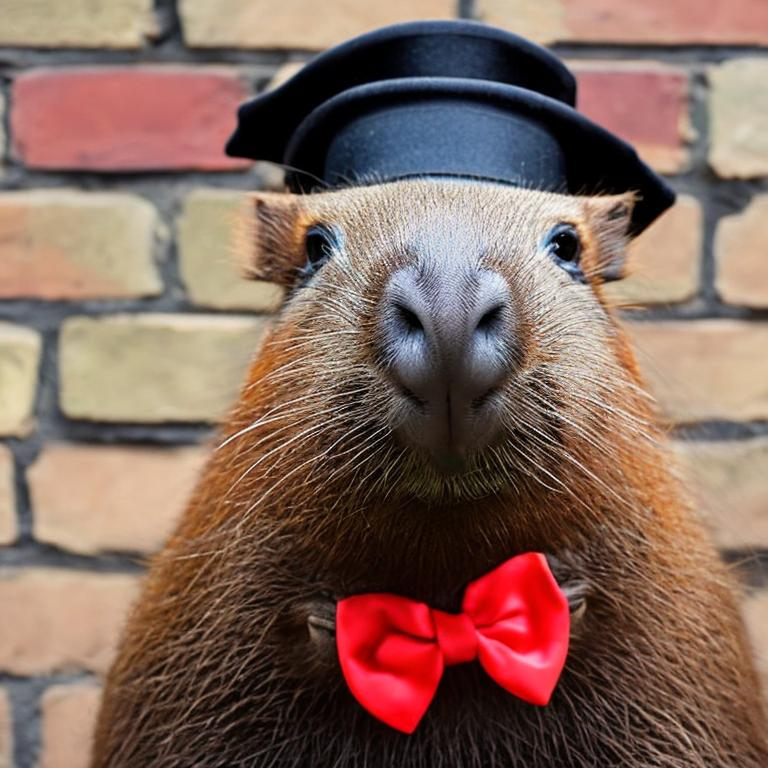
#> input picture Unsupervised/Image Compression SVD/capybara.jpg, 768 x 768 px
$ jupyter execute Image_Compression_SVD.ipynb
#> lines starting #> are read from the running program, lines starting #| are printed output that depends on the picture
# Image Compression with Singular Value Decomposition (SVD)
This notebook demonstrates image compression using SVD on a RGB image

[cell 1]
import numpy as np
import matplotlib.pyplot as plt
from skimage import io, color
from skimage.transform import resize

## Load and Prepare the Image

[cell 2]
path = './capybara.jpg'
image = io.imread(path)
#> image is the input picture: shape (768, 768, 3); mean R, G, B 132.4, 104, 93.3
image = resize(image, (128, 128), anti_aliasing=True)
#> image: shape (128, 128, 3) float64
plt.figure(figsize=(4,4))
plt.imshow(image)
plt.title('Original Image')
plt.axis('off')
plt.show()

## Apply SVD and Compress the Image

[cell 3]
# Perform SVD on each color channel
U_r, S_r, VT_r = np.linalg.svd(image[:, :, 0], full_matrices=False)
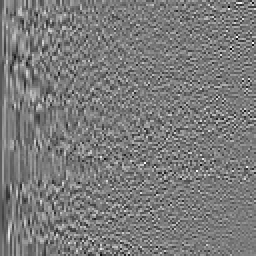
#> U_r: shape (128, 128) float64 (shown 2 times larger); min -0.375, max 0.4, mean -0.000626; drawn with min black and max white
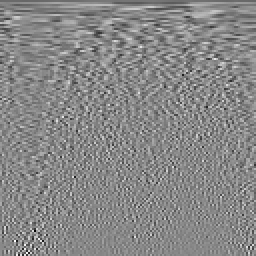
#> VT_r: shape (128, 128) float64 (shown 2 times larger); min -0.479, max 0.418, mean -0.000629; drawn with min black and max white
#> S_r = 128 values, max 70.12 at index 0, min 0.000419 at index 127, mean 1.52
U_g, S_g, VT_g = np.linalg.svd(image[:, :, 1], full_matrices=False)
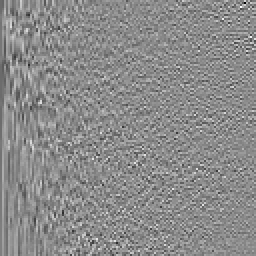
#> U_g: shape (128, 128) float64 (shown 2 times larger); min -0.53, max 0.437, mean -0.000715; drawn with min black and max white
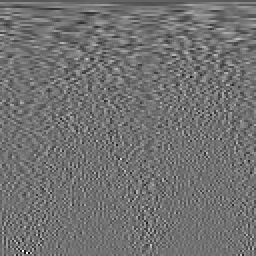
#> VT_g: shape (128, 128) float64 (shown 2 times larger); min -0.479, max 0.591, mean -0.000733; drawn with min black and max white
#> S_g = 128 values, max 56.96 at index 0, min 6.25e-05 at index 127, mean 1.22
U_b, S_b, VT_b = np.linalg.svd(image[:, :, 2], full_matrices=False)
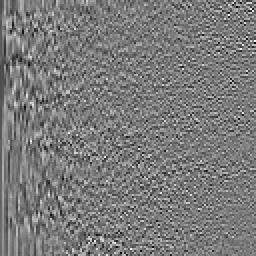
#> U_b: shape (128, 128) float64 (shown 2 times larger); min -0.352, max 0.376, mean -0.000704; drawn with min black and max white
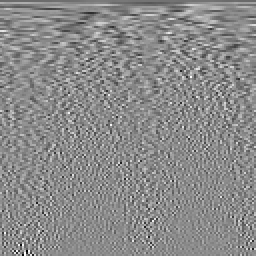
#> VT_b: shape (128, 128) float64 (shown 2 times larger); min -0.464, max 0.386, mean -0.000686; drawn with min black and max white
#> S_b = 128 values, max 50.75 at index 0, min 0.000285 at index 127, mean 1.16

# Function to reconstruct the image using k singular values
def reconstruct_image(k):
    r_channel = np.dot(U_r[:, :k], np.dot(np.diag(S_r[:k]), VT_r[:k, :]))
    g_channel = np.dot(U_g[:, :k], np.dot(np.diag(S_g[:k]), VT_g[:k, :]))
    b_channel = np.dot(U_b[:, :k], np.dot(np.diag(S_b[:k]), VT_b[:k, :]))
    reconstructed = np.stack((r_channel, g_channel, b_channel), axis=2)
    return np.clip(reconstructed, 0, 1)

# Plot the reconstructed images with different k values
fig , ax = plt.subplots(2, 3, figsize=(12, 8))
for i, k in enumerate([5, 20, 50, 100, 150, 200]):
    ax[i // 3, i % 3].imshow(reconstruct_image(k))
    ax[i // 3, i % 3].set_title(f'k={k}')
    ax[i // 3, i % 3].axis('off')
#> this loop made 6 passes
#> pass 1, in reconstruct_image, `g_channel = np.dot(U_g[:, :k], np.dot(np.diag(S_g[:k]), VT_g[:k, :]))`:
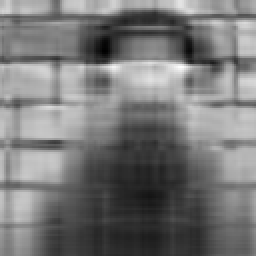
#> g_channel: shape (128, 128) float64 (shown 2 times larger); min -0.128, max 1.01, mean 0.408; drawn with min black and max white
#> pass 1, in reconstruct_image, `b_channel = np.dot(U_b[:, :k], np.dot(np.diag(S_b[:k]), VT_b[:k, :]))`:
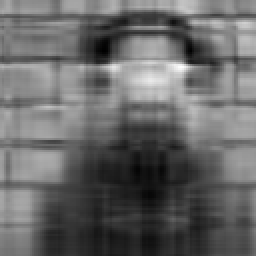
#> b_channel: shape (128, 128) float64 (shown 2 times larger); min -0.0792, max 1.02, mean 0.366; drawn with min black and max white
#> pass 1, in reconstruct_image, `reconstructed = np.stack((r_channel, g_channel, b_channel), axis=2)`:
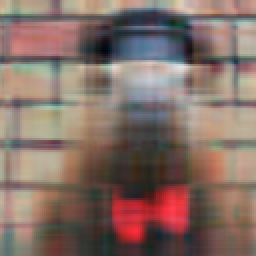
#> reconstructed: shape (128, 128, 3) float64 (shown 2 times larger); mean of channels 0, 1, 2 0.519, 0.408, 0.366; drawn with min black and max white
plt.tight_layout()
plt.show()
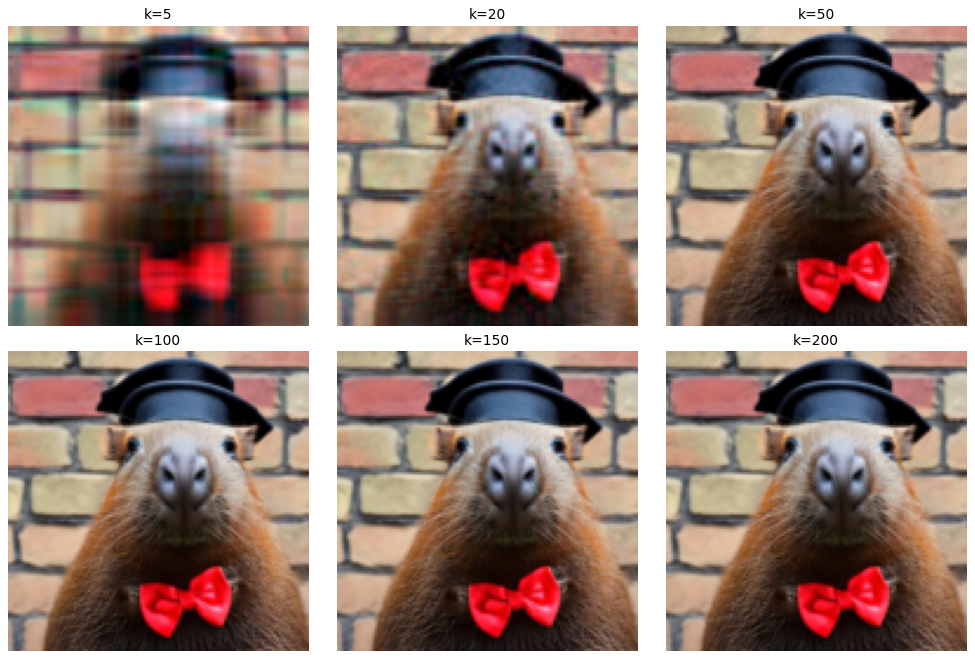
#> figure drawn by matplotlib, 6 panels
